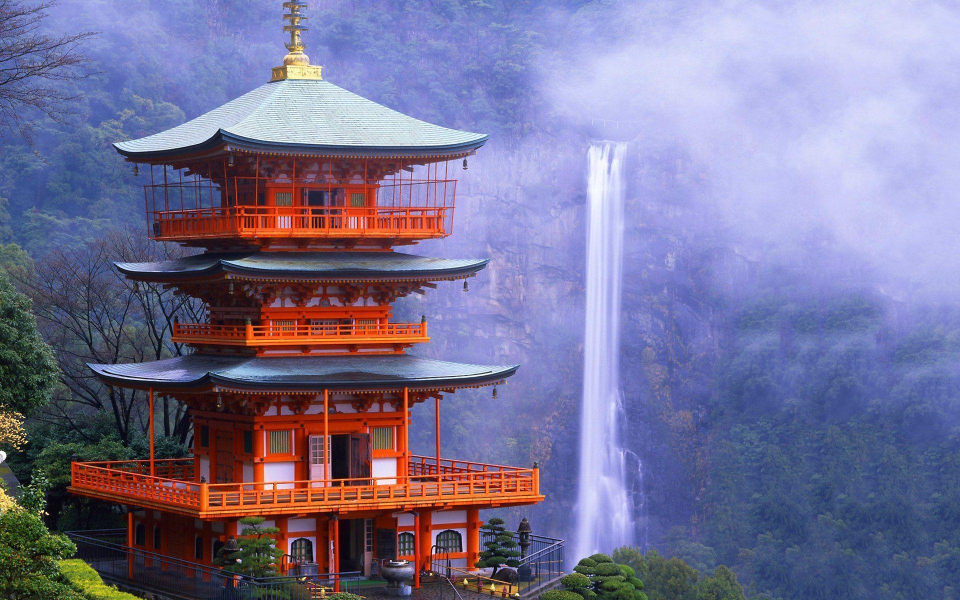
#> input picture Gallery_Images/10OG.jpg, 1920 x 1200 px (shown at 1/2 size)
$ python -i main.py   (imports and definitions only)
#> lines starting #> are read from the running program, lines starting #| are printed output that depends on the picture
import matplotlib
from PIL import Image,ImageOps
# [1 line not run here, left out]
import cv2 as cv
from scipy.spatial import Delaunay
import numpy as np
import matplotlib.pyplot as plt
from io import BytesIO
def midpoint_finder(vertices):
    return np.mean(vertices,axis=1)

def colourpicker(vertices,img):
    mid = midpoint_finder(vertices)
    colour = []
    for n in  mid:
        x = int(round(n[0]))
        y = int(round(n[1]))
        r,g,b = img[y,x]
        colour.append((r,g,b))
    return np.array(colour)

def bg_point_adder(edges,points,w,randomizer):


    edgepoints_first = []
    edgepoints_last = []
    for y, n in enumerate(edges):
        first = True
        for x, i in enumerate(n):
            if i == 255:
                if first:
                    edgepoints_first.append((x,y))
                    edgepoints_last.append((x,y))
                    first = False
                edgepoints_last.pop()
                edgepoints_last.append([x,y])
    edgepoints_last = np.array(edgepoints_last)
    edgepoints_first = np.array(edgepoints_first)
    """"
    plt.scatter(w-edge_points[:,0],h-edge_points[:,1],s = 2)
    plt.show()
    plt.scatter(w-edgepoints_last[:,0],h-edgepoints_last[:,1],s = 2)
    plt.scatter(w-edgepoints_first[:,0],h-edgepoints_first[:,1],s = 2)
    plt.show()
    """
    for x,n in enumerate(edgepoints_first):
        if np.random.randint(0,100)>randomizer:
            if n[0]>0:
                randcoord = np.random.randint(0,n[0])
                points.append([randcoord,n[1]])
    for x,n in enumerate(edgepoints_last):
        if np.random.randint(0,100)>randomizer:
            if n[0]<w:
                randcoord = np.random.randint(n[0],w)
                points.append([randcoord,n[1]])


def triangulator(img_string,bg_density = 50,lower_canny = 50,upper_canny=100,sift_points = 0):
#> called with img_string = 'Gallery_Images/10OG.jpg', bg_density = 50, lower_canny = 50, upper_canny = 100, sift_points = 0
    img = Image.open(img_string)
#> img is the input picture: PIL image 1920x1200 RGB; mean R, G, B 120.4, 115.8, 149.7

    if img.mode in ("RGBA", "LA") or "transparency" in img.info:
        img = img.convert("RGBA")
        alpha = img.getchannel("A")

        background = Image.new("RGB", img.size, "white")
        background.paste(img, mask=alpha)
        img = background
    else:
        img = img.convert("RGB")


    if max(img.size) > 1500:
        img.thumbnail((1500, 1500))
#> img: PIL image 1500x938 RGB
    img = ImageOps.exif_transpose(img)
    img = np.array(img)
    gray_image = cv.cvtColor(img, cv.COLOR_RGB2GRAY)
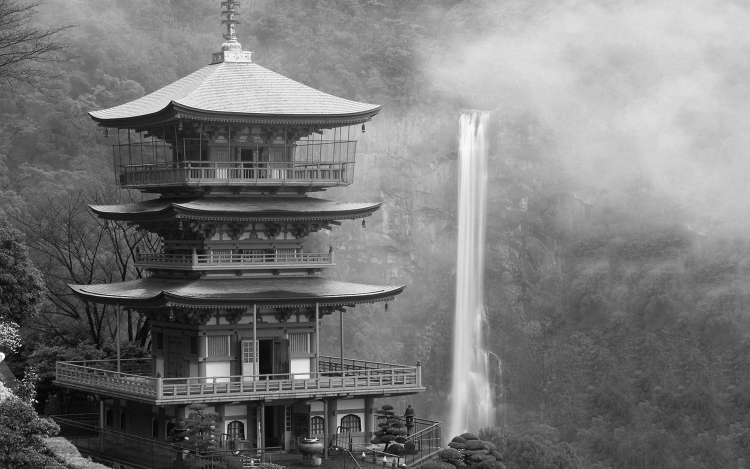
#> gray_image: shape (938, 1500) (shown at 1/2 size); min 0, max 255, mean 121
    h, w = gray_image.shape
#> h = 938; w = 1500
    edges = cv.Canny(gray_image, lower_canny, upper_canny)
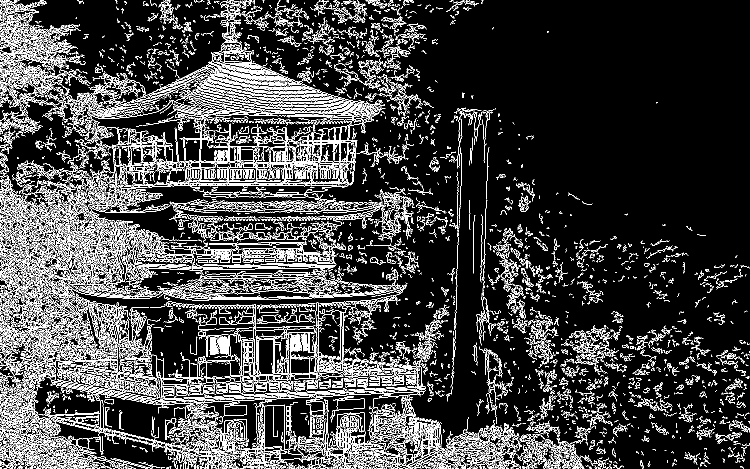
#> edges: shape (938, 1500) (shown at 1/2 size); 14.9% white in thin lines or dots

    points= []
    bg_point_adder(edges,points,w,randomizer=(100-bg_density))
#> after the loop in bg_point_adder, `for y, n in enumerate(edges):`: edgepoints_first = 938 pairs, first value 0 to 41, second value 0 to 937; edgepoints_last = 938 pairs, first value 783 to 1499, second value 0 to 937
#> the loop in bg_point_adder, `for x,n in enumerate(edgepoints_first):` made 938 passes
#> (n, randcoord) on passes 3, 6, 8, 9, 12, 16, 19, 22, 37, 41, 44, 45: ([2, 2], 1), ([2, 5], 1), ([4, 7], 2), ([1, 8], 0), ([2, 11], 1), ([3, 15], 1), ([2, 18], 0), ([1, 21], 0), ([7, 36], 1), ([1, 40], 0), ([6, 43], 2), ([6, 44], 4)
#> randcoord on passes 61, 64, 65, 68, 73, 76: 1, 0, 0, 0, 0, 1
#> after the loop in bg_point_adder, `for x,n in enumerate(edgepoints_first):`: points = 310 pairs, first value 0 to 22, second value 2 to 937
#> the loop in bg_point_adder, `for x,n in enumerate(edgepoints_last):` made 938 passes
#> (n, randcoord) on passes 3, 4, 6, 10, 12, 13, 15, 16, 17, 21, 22, 23: ([965, 2], 1252), ([965, 3], 1048), ([963, 5], 1468), ([949, 9], 1019), ([948, 11], 1284), ([948, 12], 1077), ([935, 14], 1298), ([936, 15], 1274), ([942, 16], 1348), ([936, 20], 1219), ([907, 21], 1220), ([895, 22], 1111)
#> randcoord on passes 61, 63, 64, 67, 72, 73: 1147, 1340, 1497, 976, 1041, 1311
#> after the loop in bg_point_adder, `for x,n in enumerate(edgepoints_last):`: points = 777 pairs, first value 0 to 1499, second value 2 to 937
    sift = cv.SIFT_create(nfeatures = sift_points)
    keypoints, descriptors = sift.detectAndCompute(gray_image, None)
#> keypoints = 5788 keypoints; strongest (x, y, size): (611, 877, 2), (72, 802, 2.2), (75, 804, 1.9), (66, 799, 2.9)
    image_with_sift = cv.drawKeypoints(img, keypoints, None)
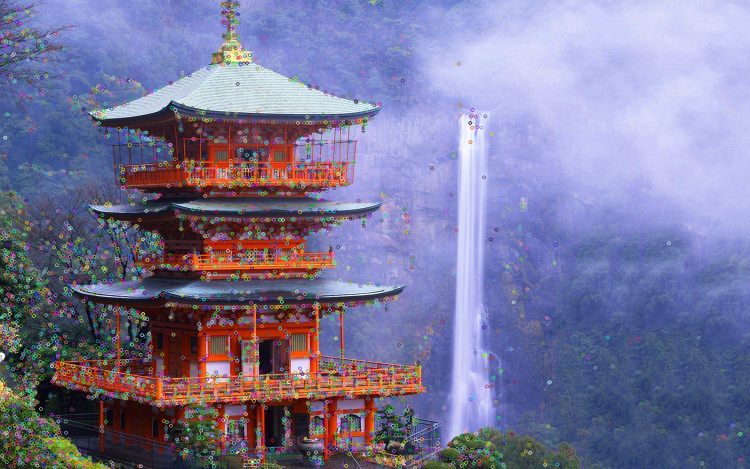
#> image_with_sift: shape (938, 1500, 3) (shown at 1/2 size); mean R, G, B 121.5, 119.4, 153.5
    #plt.imshow(cv.cvtColor(image_with_sift, cv.COLOR_BGR2RGB))
    #plt.title('SIFT Features')
    #plt.show()

    for kp in keypoints:
        x,y = kp.pt
        points.append((int(x),int(y)))
#> this loop made 5788 passes
#> (kp, x, y) on passes 1 to 3: (keypoint at (2.3, 71.4), size 1.9, 2.31, 71.37), (keypoint at (2.4, 846.9), size 2.1, 2.41, 846.9), (keypoint at (2.4, 846.9), size 2.1, 2.41, 846.9)
#> after the loop, points = 6565 pairs, first value 0 to 1499, second value 2 to 937


    # [5 lines of commented-out code are left out]

    points.extend([
        (0,0),
        (w-1,0),
        (0,h-1),
        (w-1,h-1)
    ])

    points = np.unique(np.array(points), axis=0)
#> points = 5465 pairs, first value 0 to 1499, second value 0 to 937
    tri = Delaunay(points)
    vertices = points[tri.simplices]
    print(vertices.shape)
#| (10751, 3, 2)
    colour = colourpicker(vertices,img)
#> in colourpicker, `mid = midpoint_finder(vertices)`: mid = 10751 pairs, first value 0.333 to 1498.7, second value 0.667 to 936.7
#> the loop in colourpicker, `for n in  mid:` made 10751 passes
#> (n, x, y, r, g, b) on passes 1 to 3: ([404.7, 2], 405, 2, 123, 139, 200), ([182, 33.33], 182, 33, 157, 165, 227), ([763.3, 936], 763, 936, 92, 84, 107)
#> after the loop in colourpicker, `for n in  mid:`: colour = 10751 items, first 6: (123, 139, 200), (157, 165, 227), (92, 84, 107), (129, 150, 210), (132, 150, 219), (118, 132, 204)
    plt.figure(figsize=(10,10))
    plt.imshow(img)
    for n,rgb in zip(vertices,colour):
        x = n[:,0]
        y = n[:,1]
        rgb =np.array(rgb)
        plt.fill(x, y, color = rgb/255)
#> this loop made 10751 passes
#> (n, rgb) on passes 31 to 33: ([[692, 21], [627, 166], [590, 155]], [121, 134, 204]), ([[412, 931], [421, 923], [427, 932]], [46, 50, 31]), ([[1494, 484], [1472, 455], [1496, 392]], [173, 178, 235])
    plt.axis("off")
    buffer = BytesIO()
    plt.savefig(buffer, format="png", bbox_inches="tight")
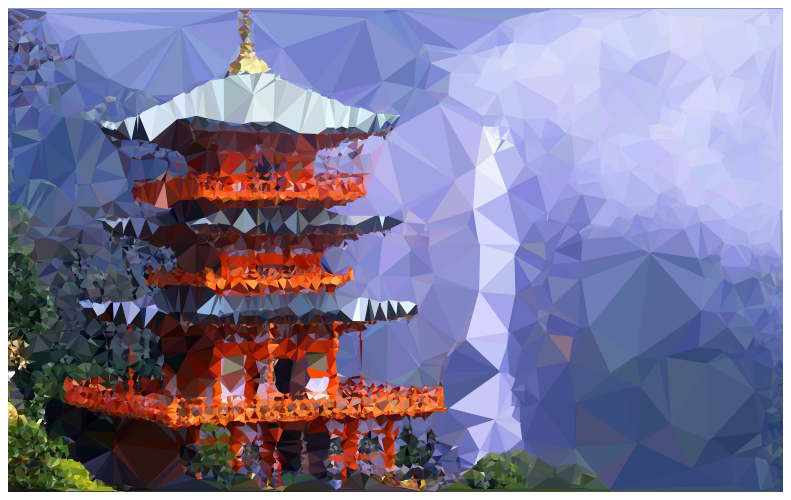
#> figure drawn by matplotlib, 1 panel
    buffer.seek(0)

    plt.close()

    return buffer

>>> result = triangulator('Gallery_Images/10OG.jpg')
